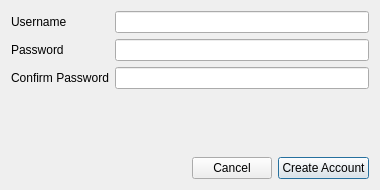
<?xml version="1.0" encoding="UTF-8"?>
<ui version="4.0">
 <class>create_account</class>
 <widget class="QDialog" name="create_account">
  <property name="geometry">
   <rect>
    <x>0</x>
    <y>0</y>
    <width>380</width>
    <height>190</height>
   </rect>
  </property>
  <property name="windowTitle">
   <string>Create Account</string>
  </property>
  <property name="modal">
   <bool>true</bool>
  </property>
  <layout class="QVBoxLayout" name="dialog_layout">
   <item>
    <layout class="QFormLayout" name="form_layout">
     <item row="0" column="0">
      <widget class="QLabel" name="username_label">
       <property name="text">
        <string>Username</string>
       </property>
      </widget>
     </item>
     <item row="0" column="1">
      <widget class="QLineEdit" name="username_input">
       <property name="maxLength">
        <number>256</number>
       </property>
      </widget>
     </item>
     <item row="1" column="0">
      <widget class="QLabel" name="password_label">
       <property name="text">
        <string>Password</string>
       </property>
      </widget>
     </item>
     <item row="1" column="1">
      <widget class="QLineEdit" name="password_input">
       <property name="maxLength">
        <number>256</number>
       </property>
       <property name="echoMode">
        <enum>QLineEdit::EchoMode::Password</enum>
       </property>
      </widget>
     </item>
     <item row="2" column="0">
      <widget class="QLabel" name="confirm_label">
       <property name="text">
        <string>Confirm Password</string>
       </property>
      </widget>
     </item>
     <item row="2" column="1">
      <widget class="QLineEdit" name="confirm_input">
       <property name="maxLength">
        <number>256</number>
       </property>
       <property name="echoMode">
        <enum>QLineEdit::EchoMode::Password</enum>
       </property>
      </widget>
     </item>
    </layout>
   </item>
   <item>
    <spacer name="vertical_spacer">
     <property name="orientation">
      <enum>Qt::Orientation::Vertical</enum>
     </property>
     <property name="sizeHint" stdset="0">
      <size>
       <width>20</width>
       <height>10</height>
      </size>
     </property>
    </spacer>
   </item>
   <item>
    <layout class="QHBoxLayout" name="button_layout">
     <item>
      <spacer name="horizontal_spacer">
       <property name="orientation">
        <enum>Qt::Orientation::Horizontal</enum>
       </property>
       <property name="sizeHint" stdset="0">
        <size>
         <width>40</width>
         <height>20</height>
        </size>
       </property>
      </spacer>
     </item>
     <item>
      <widget class="QPushButton" name="cancel_btn">
       <property name="text">
        <string>Cancel</string>
       </property>
       <property name="autoDefault">
        <bool>false</bool>
       </property>
      </widget>
     </item>
     <item>
      <widget class="QPushButton" name="create_btn">
       <property name="text">
        <string>Create Account</string>
       </property>
       <property name="default">
        <bool>true</bool>
       </property>
      </widget>
     </item>
    </layout>
   </item>
  </layout>
 </widget>
 <tabstops>
  <tabstop>username_input</tabstop>
  <tabstop>password_input</tabstop>
  <tabstop>confirm_input</tabstop>
  <tabstop>create_btn</tabstop>
  <tabstop>cancel_btn</tabstop>
 </tabstops>
 <resources/>
 <connections/>
</ui>
